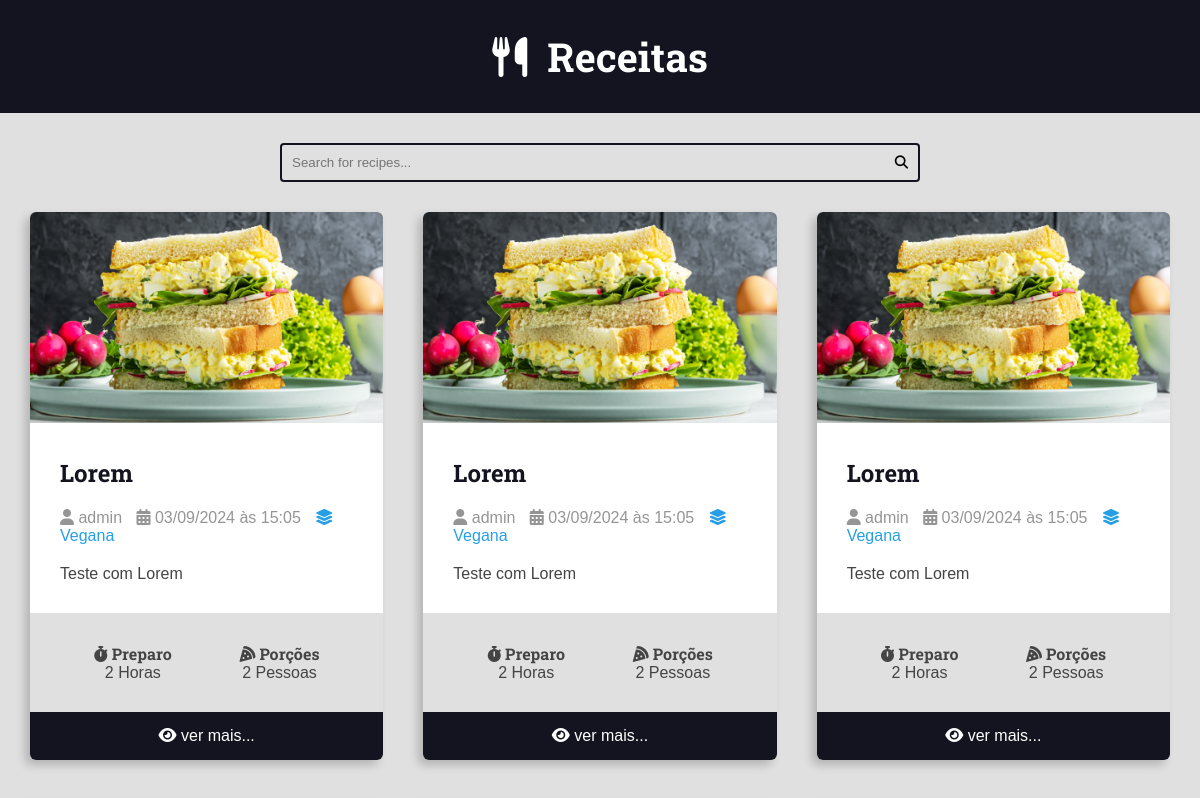
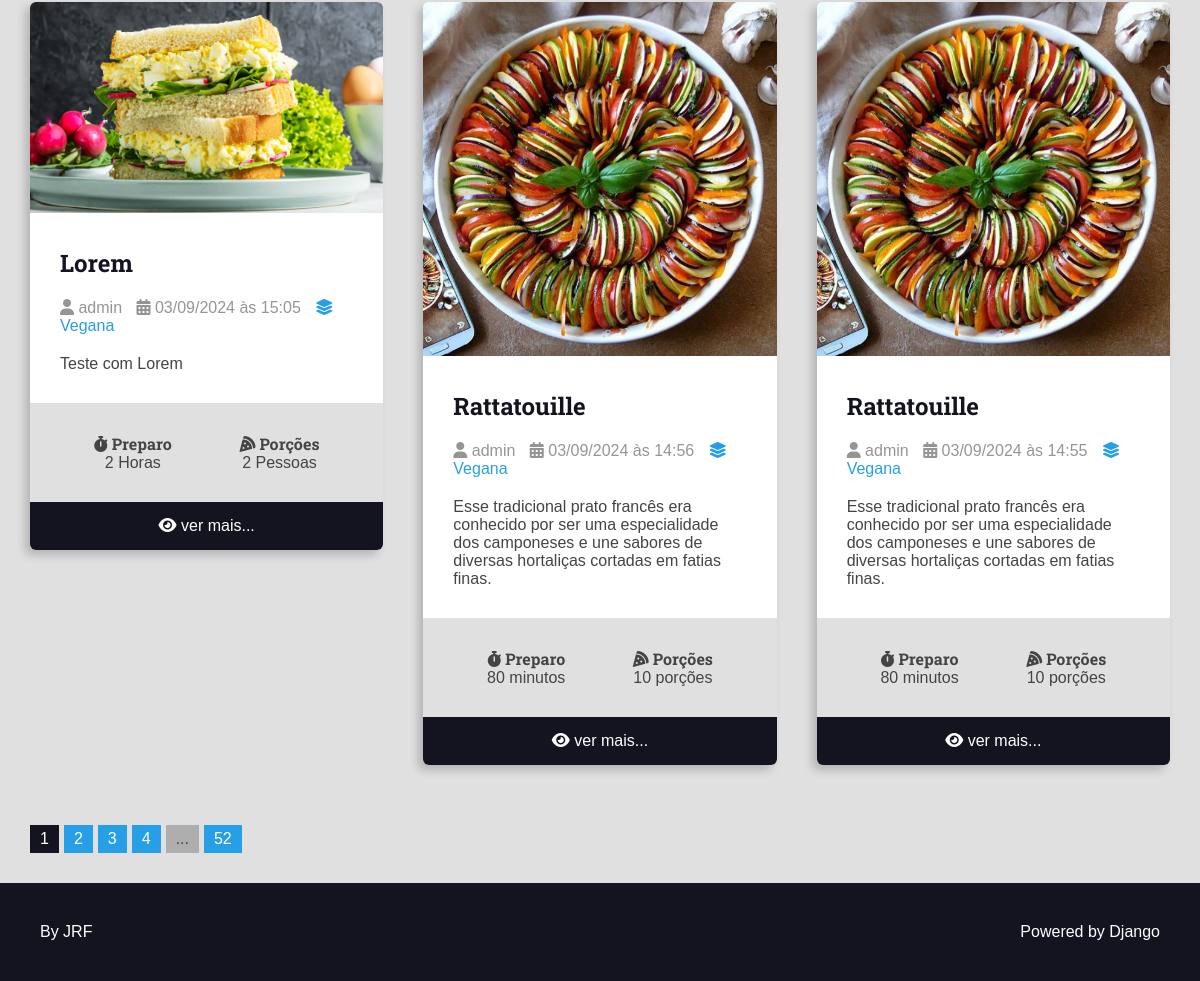
The page / on the database its author committed (2 pictures, top to bottom).
### recipes/models.py (models this page shows, shortened)
class Recipe(models.Model):
    title = models.CharField(max_length=65)
    description = models.CharField(max_length=165)
    slug = models.SlugField(unique=True)
    preparation_time = models.IntegerField()
    preparation_time_unit = models.CharField(max_length=35)
    servings = models.IntegerField()
    servings_unit = models.CharField(max_length=35)
    preparation_steps = models.TextField(max_length=255)
    preparation_steps_is_html = models.BooleanField(default=False)
    created_at = models.DateTimeField(auto_now_add=True)
    updated_at = models.DateTimeField(auto_now=True)
    is_published = models.BooleanField(default=False)
    cover = models.ImageField(
        upload_to='recipes/covers/%Y/%m/%d/', blank=True, default=''
    )
    category = models.ForeignKey(
        Category,
        on_delete=models.SET_NULL,
        null=True,
        blank=True,
        default=None,
    )
    author = models.ForeignKey(User, on_delete=models.SET_NULL, null=True)
    def get_absolute_url(self):
        return reverse('recipes:recipe', args=(self.id,))

class Category(models.Model):
    name = models.CharField(max_length=35)

### recipes/views/home.py (the view)
# urls.py: path('', views.HomeListView.as_view(), name='home'),
class HomeListView(RecipeBaseListView):
    template_name = 'recipes/pages/home.html'

### recipes/views/base.py (called while the page is built)
    def get_queryset(self, *args, **kwargs):
        queryset = super().get_queryset(*args, **kwargs)
        queryset = queryset.filter(is_published=True)
        return queryset

    def get_context_data(self, *args, **kwargs):
        context = super().get_context_data(*args, **kwargs)
        page_obj, pagination_range = pagination(
            self.request, context.get('recipes'), PER_PAGE
        )
        context.update({
            'recipes': page_obj,
            'pagination_range': pagination_range,
        })
        return context

### resources/utils/pagination.py (called while the page is built)
def set_pagination_range(page_range, view_pages, current_page):
    middle_range = math.ceil(view_pages / 2)
    start_range = current_page - middle_range
    stop_range = current_page + middle_range
    total_pages = len(page_range)
    offset_range = abs(start_range) if start_range < 0 else 0
    if start_range < 0:
        start_range = 0
        stop_range += offset_range
    if stop_range >= total_pages:
        start_range -= abs(total_pages - stop_range)
    pagination = page_range[start_range:stop_range]
    return {
        'pagination': pagination,
        'page_range': page_range,
        'view_pages': view_pages,
        'current_page': current_page,
        'total_pages': total_pages,
        'start_range': start_range,
        'stop_range': stop_range,
        'has_previous': current_page > middle_range,
        'has_next': stop_range < total_pages,
    }

def pagination(request, queryset, per_page, view_pages=4):
    try:
        current_page = int(request.GET.get('page', 1))
    except ValueError:
        current_page = 1
    paginator = Paginator(queryset, per_page)
    page_obj = paginator.get_page(current_page)
    pagination_range = set_pagination_range(
        paginator.page_range, view_pages, current_page
    )
    return page_obj, pagination_range

### recipes/templates/recipes/pages/home.html (shortened to what this page needs)
{% extends "global/base.html" %}
{% block content %}
<div class="main-content main-content-list container">
{% for recipe in recipes %}
  {% include "recipes/partials/recipe.html" %}
{% empty %}
  <div class="center m-y">
    <h1>Não existem receitas</h1>
  </div>
{% endfor %}
</div>
{% endblock content %}

### recipes/templates/recipes/partials/recipe.html (shortened to what this page needs)
<div class="recipe recipe-list-item">
  {% if recipe.cover %}
    <div class="recipe-cover">
      <a href={{ recipe.get_absolute_url }}>
        <img src={{ recipe.cover.url }} alt="Recipe Cover Image">
    </div>
  {% endif %}
  <div class="recipe-title-container">
    <h2 class="recipe-title">
      <a href={{ recipe.get_absolute_url }}>
        {{ recipe.title }}
    </h2>
  </div>
  <div class="recipe-author">
    <span class="recipe-author-item">
      <i class="fas fa-user"></i>
      {% if recipe.author.first_name %}
        {{ recipe.author.first_name }} {{ recipe.author.last_name }}
      {% else %}
        {{ recipe.author.username }}
      {% endif %}
    </span>
    <span class="recipe-author-item">
      <i class="fas fa-calendar-alt"></i>
      {{ recipe.created_at|date:"d/m/Y" }} às {{ recipe.created_at|date:"H:i" }}
    </span>
    {% if recipe.category is not None %}
    <span class="recipe-author-item">
      <a href={% url "recipes:category" recipe.category.id %}>
        <i class="fas fa-layer-group"></i>
        <span>{{ recipe.category.name }}</span>
    </span>
    {% endif %}
  </div>
  <div class="recipe-content">
    <p>{{ recipe.description }}</p>
  </div>
  <div class="recipe-meta-container">
    <div class="recipe-meta recipe-preparation">
      <h3 class="recipe-meta-title"><i class="fas fa-stopwatch"></i> Preparo</h3>
      <div class="recipe-meta-text">
        {{ recipe.preparation_time }} {{ recipe.preparation_time_unit }}
      </div>
    </div>
    <div class="recipe-meta recipe-servings">
      <h3 class="recipe-meta-title"><i class="fas fa-pizza-slice"></i> Porções</h3>
      <div class="recipe-meta-text">
        {{ recipe.servings }} {{ recipe.servings_unit }}
      </div>
    </div>
  </div>
  {% if is_detail_page is not True %}
    <footer class="recipe-footer">
      <a class="recipe-read-more button button-dark button-full-width" href="{{ recipe.get_absolute_url }}">
        <i class="fas fa-eye"></i>
        <span>ver mais...</span>
      </a>
    </footer>
  {% endif %}
</div>

### static/global/css/styles.css (style rules this page uses)
:root { --color-primary: #269fe6; --color-primary-hover: #2086c2; --color-primary-dark: #13141f; --color-primary-dark-hover: #212336; --color-primary-light: #d4ecfa; --color-primary-light-hover: #bdd8e7; --color-white: #fff; --color-black: #000; --color-dark-text: #444; --color-info-light: #cce5ff; --color-debug-light: #cce5ff; --color-success-light: #d4edda; --color-alert-light: #fff3cd; --color-warning-light: #fff3cd; --color-error-light: #f8d7da; --color-info-dark: #4d86c4; --color-debug-dark: #4d86c4; --color-success-dark: #4a9c5d; --color-alert-dark: #927f40; --color-warning-dark: #927f40; --color-error-dark: #da525d; --color-gray-0: #f9f9f9; --color-gray-1: #e0e0e0; --color-gray-2: #c7c7c7; --color-gray-3: #aeaeae; --color-gray-4: #959595; --color-gray-5: #7d7d7d; --color-gray-6: #646464; --color-gray-7: #4b4b4b; --color-gray-8: #323232; --color-gray-9: #191919; --font-primary: sans-serif; --font-headings: "Roboto Slab", serif; --spacing-gutter-medium: 3rem; --spacing-gutter-large: 4rem; }
* { padding: 0; margin: 0; box-sizing: border-box; }
html { font-size: 62.5%; }
body { font-size: 1.6rem; font-family: var(--font-primary); background: var(--color-gray-1); color: var(--color-dark-text); }
h1, h2, h3, h4, h5, h6 { font-family: var(--font-headings); }
img { max-width: 100%; }
a { color: var(--color-primary); text-decoration: none; }
.container { max-width: 144rem; margin: 0 auto; padding: var(--spacing-gutter-medium); }
.main-content { padding-top: 0; }
.main-content-list { display: grid; grid-template-columns: repeat(auto-fit, minmax(340px, 1fr)); gap: var(--spacing-gutter-large); }
.recipe { background: var(--color-white); box-shadow: -5px 5px 10px rgba(0, 0, 0, 0.2); transform: scale(1); transition: all 300ms ease-in-out; border-radius: 0.6rem; overflow: hidden; }
.recipe img { max-width: 100%; }
.recipe-list-item { max-width: 64rem; height: fit-content; }
.recipe-title-container { padding: var(--spacing-gutter-medium); padding-bottom: 2rem; }
.recipe-title-container a { text-decoration: none; color: var(--color-primary-dark); }
.recipe-author { padding: 0 var(--spacing-gutter-medium); }
.recipe-author a { color: var(--color-primary); transition: all 300ms ease-in-out; text-decoration: none; }
.recipe-content { padding: var(--spacing-gutter-medium); padding-top: 2rem; }
.recipe-author-item { color: var(--color-gray-4); margin-right: 1rem; }
.recipe-meta { display: flex; flex-flow: column nowrap; flex-shrink: 1; flex-grow: 1; text-align: center; }
.recipe-meta-container { display: flex; flex-flow: row wrap; padding: var(--spacing-gutter-medium); background: var(--color-gray-1); }
.recipe-meta-title { font-size: 1.6rem; margin: 0; }
.recipe-footer a { background: var(--color-primary-dark); display: block; color: var(--color-white); text-decoration: none; text-align: center; padding: 1.5rem var(--spacing-gutter-medium); transition: all 300ms ease-in-out; }

### rows shown on the page
Recipe: cover (picture), title "Lorem", author.username "admin", created_at "03/09/2024", created_at "15:05", category.name "Vegana", description "Teste com Lorem", preparation_time "2", preparation_time_unit "Horas", servings "2", servings_unit "Pessoas"
Recipe: cover (picture), title "Lorem", author.username "admin", created_at "03/09/2024", created_at "15:05", category.name "Vegana", description "Teste com Lorem", preparation_time "2", preparation_time_unit "Horas", servings "2", servings_unit "Pessoas"
Recipe: cover (picture), title "Lorem", author.username "admin", created_at "03/09/2024", created_at "15:05", category.name "Vegana", description "Teste com Lorem", preparation_time "2", preparation_time_unit "Horas", servings "2", servings_unit "Pessoas"
Recipe: cover (picture), title "Lorem", author.username "admin", created_at "03/09/2024", created_at "15:05", category.name "Vegana", description "Teste com Lorem", preparation_time "2", preparation_time_unit "Horas", servings "2", servings_unit "Pessoas"
Recipe: cover (picture), title "Rattatouille", author.username "admin", created_at "03/09/2024", created_at "14:56", category.name "Vegana", description "Esse tradicional prato francês era conhecido por ser uma especialidade dos camponeses e une sabores de diversas hortaliças cortadas em fatias finas.", preparation_time "80", preparation_time_unit "minutos", servings "10", servings_unit "porções"
Recipe: cover (picture), title "Rattatouille", author.username "admin", created_at "03/09/2024", created_at "14:55", category.name "Vegana", description "Esse tradicional prato francês era conhecido por ser uma especialidade dos camponeses e une sabores de diversas hortaliças cortadas em fatias finas.", preparation_time "80", preparation_time_unit "minutos", servings "10", servings_unit "porções"

### other values the page prints
{{ page }} "1"
{{ page }} "2" "3" "4"
{{ pagination_range.total_pages }} "52"
